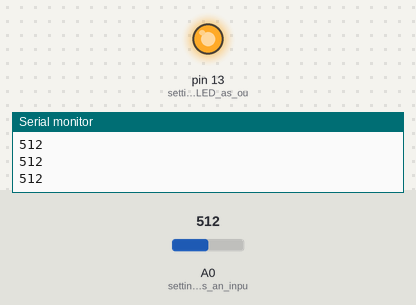
A sketch run on a simulated Arduino Uno, built with avr-gcc and run on an emulated ATmega328P. Parts: output pins drawn as LEDs (lit = HIGH), the last lines printed to the serial monitor. The inputs (shaded band) are chosen by the test bench; at power-on: A0 (setting_pin_A0_as_an_inpu) = 512.

Above: at 1.2 s.
1.3 s: A0 (setting_pin_A0_as_an_inpu) set to 213
2.8 s: A0 (setting_pin_A0_as_an_inpu) set to 183
At 3.2 s:
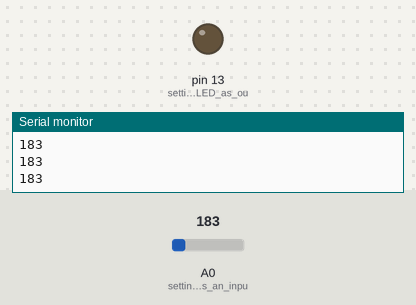
4.3 s: A0 (setting_pin_A0_as_an_inpu) set to 210
At 5.4 s:
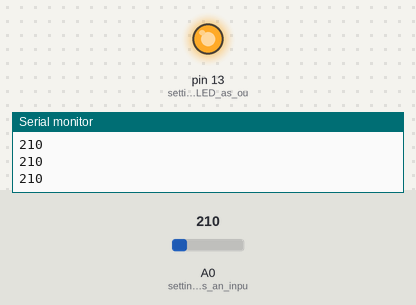
5.8 s: A0 (setting_pin_A0_as_an_inpu) set to 190
At 6.7 s:
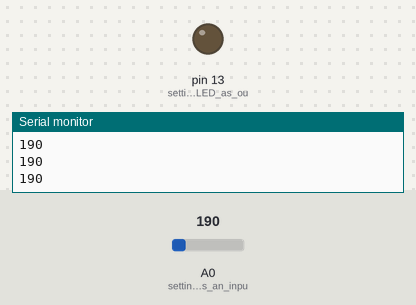
Timing chart, 0 to 8.3 s (numbered marks = the images above; inputs shaded):
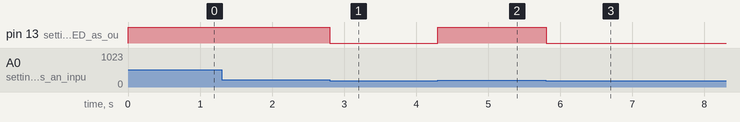

Measured:
- the behaviour switches between 201 and 200 on A0 (setting_pin_A0_as_an_inpu) (found by bisection; images 0 and 1)
- after the input at 2.8 s, pin 13 (setting_builtin_LED_as_ou): HIGH → LOW at once
- after the input at 4.3 s, pin 13 (setting_builtin_LED_as_ou): LOW → HIGH at once
- after the input at 5.8 s, pin 13 (setting_builtin_LED_as_ou): HIGH → LOW at once

The sketch:

Pressure_sensor.ino
```cpp
void setup() {
  pinMode(LED_BUILTIN,OUTPUT); //setting builtin LED as output
  pinMode(A0,INPUT); //setting pin A0 as an input
  Serial.begin(9600);
}

void loop() {
  Serial.println(analogRead(A0));
  if(analogRead(A0)>200)
  {
    digitalWrite(LED_BUILTIN,HIGH); //turns on LED if the pressure sensor is pressed
  }
  else
  {
    digitalWrite(LED_BUILTIN,LOW); //turns off LED if the pressure sensor is not pressed
  }
}
```
